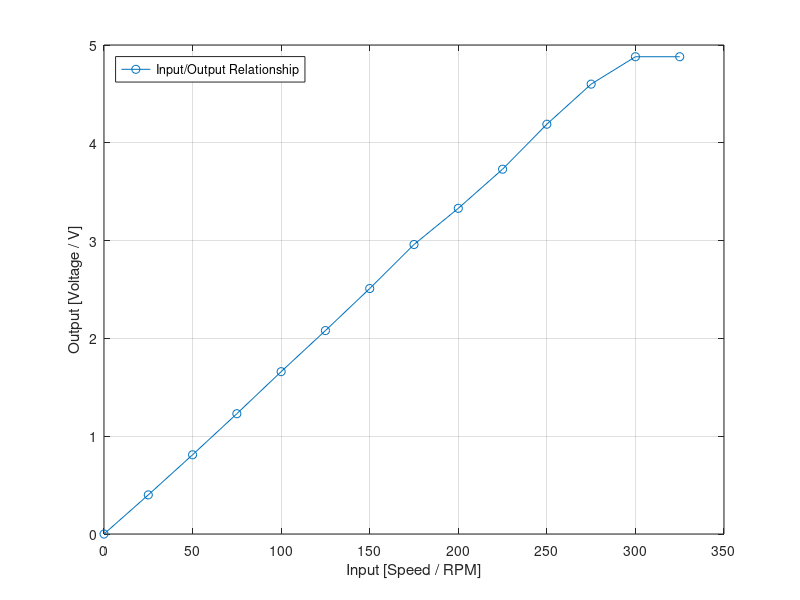

Write MATLAB code to recreate this figure.
% exp-02 plotter;
% author: Nedal Abdullah;

clear; clc;

% Reading from Experiment;
% Tables %
output_voltage = [0, 0.40, 0.81, 1.23, 1.66, 2.08, 2.51, 2.96, 3.33, 3.73, 4.19, 4.60, 4.88, 4.88];
input_speed = [0, 25, 50, 75, 100, 125, 150, 175, 200, 225, 250, 275, 300, 325];

%%%%%%%%%%
saturation_voltage_value = 4.88; % V
saturation_speed_value = 294; % RPM
%%%%%%%%%%%%%%%%%%%%%%%%%%


%%%%%%%%%%%%%%%%%

% Saturation / Dead-zone Area coords;
% saturation_area_x = [saturation_value, 6];
% saturation_area_y = [350, 350];
% 
% dead_zone_area_x = [0, average_dead_zone_value];
% dead_zone_area_y = [350, 350];
%%%%%%%%%%%%%%%%%%%%%%%%%%%%%%%%%%%%

% Disturbance values Table %
% response_to_disturbance_1 = (output_load_0_speed - output_load_1_speed);
% response_to_disturbance_2 = (output_load_0_speed - output_load_2_speed);
%%%%%%%%%%%%%%%%%%%%%%%%%%%%



% plot all the readings;
% plot(input_voltage, output_load_0_speed, "-o", input_voltage, output_load_1_speed, "-o", input_voltage, output_load_2_speed, "-o", input_voltage, average_load_speed, "-o");
% legend("Disturbance = 0", "Disturbance = 1", "Disturbance = 2", "Average");
% legend("Location", "north");
% xlabel("Input [Voltage / V]");
% ylabel("Output [Speed / RPM]");

% plot the average reading;
% plot(input_voltage, average_load_speed, "-o");
% legend("Average Speed");

% plot the response to disturbance;
plot(input_speed, output_voltage, "-o");
legend("Input/Output Relationship");
legend("Location", "northwest");
xlabel("Input [Speed / RPM]");
ylabel("Output [Voltage / V]");


% draw the saturation and dead zone areas;
% hold on;
% area(saturation_area_x, saturation_area_y, "FaceAlpha", 0.1, "FaceColor", "g", "DisplayName", "Saturation Area");
% area(dead_zone_area_x, dead_zone_area_y, "FaceAlpha", 0.1, "FaceColor", "r", "DisplayName", "Dead-Zone Area");
% hold off;
% 
% 
% 
% 

grid on;
